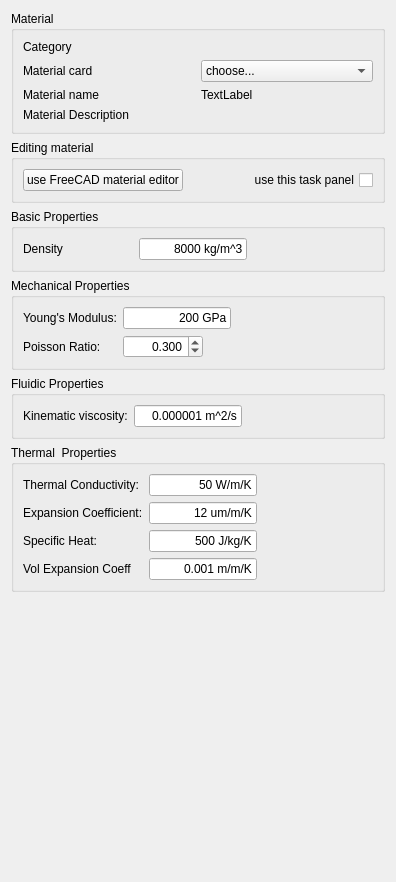
<?xml version="1.0" encoding="UTF-8"?>
<ui version="4.0">
 <class>FemMaterial</class>
 <widget class="QWidget" name="FemMaterial">
  <property name="geometry">
   <rect>
    <x>0</x>
    <y>0</y>
    <width>396</width>
    <height>882</height>
   </rect>
  </property>
  <property name="windowTitle">
   <string>FEM material</string>
  </property>
  <layout class="QVBoxLayout" name="verticalLayout">
   <item>
    <widget class="QGroupBox" name="groupBox_desc">
     <property name="maximumSize">
      <size>
       <width>16777215</width>
       <height>1677215</height>
      </size>
     </property>
     <property name="title">
      <string>Material</string>
     </property>
     <layout class="QVBoxLayout" name="verticalLayout_5">
      <item>
       <layout class="QGridLayout" name="gridLayout_2">
        <item row="1" column="1">
         <widget class="QLabel" name="label_category">
          <property name="text">
           <string/>
          </property>
         </widget>
        </item>
        <item row="1" column="0">
         <widget class="QLabel" name="label">
          <property name="text">
           <string>Category</string>
          </property>
         </widget>
        </item>
        <item row="2" column="1">
         <widget class="QComboBox" name="cb_materials">
          <item>
           <property name="text">
            <string>choose...</string>
           </property>
          </item>
         </widget>
        </item>
        <item row="2" column="0">
         <widget class="QLabel" name="label_2">
          <property name="text">
           <string>Material card</string>
          </property>
         </widget>
        </item>
        <item row="3" column="0">
         <widget class="QLabel" name="label_3">
          <property name="text">
           <string>Material name</string>
          </property>
         </widget>
        </item>
        <item row="3" column="1">
         <widget class="QLabel" name="l_mat_name">
          <property name="text">
           <string>TextLabel</string>
          </property>
         </widget>
        </item>
       </layout>
      </item>
      <item>
       <widget class="QLabel" name="l_mat_description">
        <property name="text">
         <string>Material Description</string>
        </property>
        <property name="wordWrap">
         <bool>true</bool>
        </property>
       </widget>
      </item>
     </layout>
    </widget>
   </item>
   <item>
    <widget class="QGroupBox" name="groupBox_basic_2">
     <property name="maximumSize">
      <size>
       <width>16777215</width>
       <height>1677215</height>
      </size>
     </property>
     <property name="title">
      <string>Editing material</string>
     </property>
     <layout class="QVBoxLayout" name="verticalLayout_28">
      <item>
       <layout class="QGridLayout" name="gridLayout_3">
        <item row="1" column="1">
         <widget class="QPushButton" name="pushButton_editMat">
          <property name="text">
           <string>use FreeCAD material editor</string>
          </property>
         </widget>
        </item>
        <item row="1" column="2">
         <widget class="QCheckBox" name="chbu_allow_edit">
          <property name="sizePolicy">
           <sizepolicy hsizetype="Expanding" vsizetype="Fixed">
            <horstretch>0</horstretch>
            <verstretch>0</verstretch>
           </sizepolicy>
          </property>
          <property name="layoutDirection">
           <enum>Qt::RightToLeft</enum>
          </property>
          <property name="text">
           <string>use this task panel</string>
          </property>
          <property name="checked">
           <bool>false</bool>
          </property>
         </widget>
        </item>
       </layout>
      </item>
     </layout>
    </widget>
   </item>
   <item>
    <widget class="QGroupBox" name="groupBox_basic">
     <property name="maximumSize">
      <size>
       <width>16777215</width>
       <height>1677215</height>
      </size>
     </property>
     <property name="title">
      <string>Basic Properties</string>
     </property>
     <layout class="QVBoxLayout" name="verticalLayout_27">
      <item>
       <layout class="QFormLayout" name="formLayout_20">
        <property name="fieldGrowthPolicy">
         <enum>QFormLayout::AllNonFixedFieldsGrow</enum>
        </property>
        <item row="4" column="0">
         <widget class="QLabel" name="label_8">
          <property name="text">
           <string>Density                     </string>
          </property>
         </widget>
        </item>
        <item row="4" column="1">
         <widget class="Gui::InputField" name="input_fd_density">
          <property name="sizePolicy">
           <sizepolicy hsizetype="Fixed" vsizetype="Fixed">
            <horstretch>0</horstretch>
            <verstretch>0</verstretch>
           </sizepolicy>
          </property>
          <property name="minimumSize">
           <size>
            <width>80</width>
            <height>20</height>
           </size>
          </property>
          <property name="text">
           <string>8000 kg/m^3</string>
          </property>
          <property name="alignment">
           <set>Qt::AlignRight|Qt::AlignTrailing|Qt::AlignVCenter</set>
          </property>
          <property name="singleStep" stdset="0">
           <double>2.000000000000000</double>
          </property>
          <property name="maximum" stdset="0">
           <double>2000000000.000000000000000</double>
          </property>
          <property name="unit" stdset="0">
           <string notr="true">kg/m^3</string>
          </property>
          <property name="decimals" stdset="0">
           <number>3</number>
          </property>
          <property name="value" stdset="0">
           <double>0.000000000000000</double>
          </property>
         </widget>
        </item>
       </layout>
      </item>
     </layout>
    </widget>
   </item>
   <item>
    <widget class="QGroupBox" name="groupBox_mechanical">
     <property name="maximumSize">
      <size>
       <width>16777215</width>
       <height>1677215</height>
      </size>
     </property>
     <property name="title">
      <string>Mechanical Properties</string>
     </property>
     <layout class="QVBoxLayout" name="verticalLayout_7">
      <item>
       <layout class="QFormLayout" name="formLayout">
        <property name="fieldGrowthPolicy">
         <enum>QFormLayout::AllNonFixedFieldsGrow</enum>
        </property>
        <item row="0" column="0">
         <widget class="QLabel" name="label_6">
          <property name="text">
           <string>Young's Modulus:</string>
          </property>
         </widget>
        </item>
        <item row="0" column="1">
         <widget class="Gui::InputField" name="input_fd_young_modulus">
          <property name="sizePolicy">
           <sizepolicy hsizetype="Fixed" vsizetype="Fixed">
            <horstretch>0</horstretch>
            <verstretch>0</verstretch>
           </sizepolicy>
          </property>
          <property name="minimumSize">
           <size>
            <width>80</width>
            <height>20</height>
           </size>
          </property>
          <property name="text">
           <string>200 GPa</string>
          </property>
          <property name="alignment">
           <set>Qt::AlignRight|Qt::AlignTrailing|Qt::AlignVCenter</set>
          </property>
          <property name="singleStep" stdset="0">
           <double>2.000000000000000</double>
          </property>
          <property name="maximum" stdset="0">
           <double>2000000000.000000000000000</double>
          </property>
          <property name="unit" stdset="0">
           <string notr="true">Pa</string>
          </property>
          <property name="decimals" stdset="0">
           <number>3</number>
          </property>
          <property name="value" stdset="0">
           <double>0.000000000000000</double>
          </property>
         </widget>
        </item>
        <item row="1" column="0">
         <widget class="QLabel" name="label_7">
          <property name="text">
           <string>Poisson Ratio:</string>
          </property>
         </widget>
        </item>
        <item row="1" column="1">
         <widget class="QDoubleSpinBox" name="spinBox_poisson_ratio">
          <property name="sizePolicy">
           <sizepolicy hsizetype="Fixed" vsizetype="Fixed">
            <horstretch>0</horstretch>
            <verstretch>0</verstretch>
           </sizepolicy>
          </property>
          <property name="minimumSize">
           <size>
            <width>80</width>
            <height>20</height>
           </size>
          </property>
          <property name="alignment">
           <set>Qt::AlignRight|Qt::AlignTrailing|Qt::AlignVCenter</set>
          </property>
          <property name="decimals">
           <number>3</number>
          </property>
          <property name="maximum">
           <double>1.000000000000000</double>
          </property>
          <property name="singleStep">
           <double>0.100000000000000</double>
          </property>
          <property name="value">
           <double>0.300000000000000</double>
          </property>
         </widget>
        </item>
       </layout>
      </item>
     </layout>
    </widget>
   </item>
   <item>
    <widget class="QGroupBox" name="groupBox_fluidic">
     <property name="maximumSize">
      <size>
       <width>16777215</width>
       <height>1677215</height>
      </size>
     </property>
     <property name="title">
      <string>Fluidic Properties</string>
     </property>
     <layout class="QVBoxLayout" name="verticalLayout_17">
      <item>
       <layout class="QFormLayout" name="formLayout_10">
        <property name="fieldGrowthPolicy">
         <enum>QFormLayout::AllNonFixedFieldsGrow</enum>
        </property>
        <item row="0" column="0">
         <widget class="QLabel" name="label_16">
          <property name="text">
           <string>Kinematic viscosity:</string>
          </property>
         </widget>
        </item>
        <item row="0" column="1">
         <widget class="Gui::InputField" name="input_fd_kinematic_viscosity">
          <property name="sizePolicy">
           <sizepolicy hsizetype="Fixed" vsizetype="Fixed">
            <horstretch>0</horstretch>
            <verstretch>0</verstretch>
           </sizepolicy>
          </property>
          <property name="minimumSize">
           <size>
            <width>80</width>
            <height>20</height>
           </size>
          </property>
          <property name="text">
           <string>0.000001 m^2/s</string>
          </property>
          <property name="alignment">
           <set>Qt::AlignRight|Qt::AlignTrailing|Qt::AlignVCenter</set>
          </property>
          <property name="singleStep" stdset="0">
           <double>0.000001000000000</double>
          </property>
          <property name="maximum" stdset="0">
           <double>1000.000000000000000</double>
          </property>
          <property name="unit" stdset="0">
           <string notr="true">m^2/s</string>
          </property>
          <property name="decimals" stdset="0">
           <number>6</number>
          </property>
          <property name="value" stdset="0">
           <double>0.000000000000000</double>
          </property>
         </widget>
        </item>
       </layout>
      </item>
     </layout>
    </widget>
   </item>
   <item>
    <widget class="QGroupBox" name="groupBox_thermal">
     <property name="maximumSize">
      <size>
       <width>16777215</width>
       <height>1677215</height>
      </size>
     </property>
     <property name="title">
      <string>Thermal  Properties</string>
     </property>
     <layout class="QVBoxLayout" name="verticalLayout_8">
      <item>
       <layout class="QFormLayout" name="formLayout_3">
        <property name="fieldGrowthPolicy">
         <enum>QFormLayout::AllNonFixedFieldsGrow</enum>
        </property>
        <item row="0" column="0">
         <widget class="QLabel" name="label_12">
          <property name="text">
           <string>Thermal Conductivity:</string>
          </property>
         </widget>
        </item>
        <item row="0" column="1">
         <widget class="Gui::InputField" name="input_fd_thermal_conductivity">
          <property name="sizePolicy">
           <sizepolicy hsizetype="Fixed" vsizetype="Fixed">
            <horstretch>0</horstretch>
            <verstretch>0</verstretch>
           </sizepolicy>
          </property>
          <property name="minimumSize">
           <size>
            <width>80</width>
            <height>20</height>
           </size>
          </property>
          <property name="text">
           <string>50 W/m/K</string>
          </property>
          <property name="alignment">
           <set>Qt::AlignRight|Qt::AlignTrailing|Qt::AlignVCenter</set>
          </property>
          <property name="singleStep" stdset="0">
           <double>2.000000000000000</double>
          </property>
          <property name="maximum" stdset="0">
           <double>2000000000.000000000000000</double>
          </property>
          <property name="unit" stdset="0">
           <string notr="true">W/m/K</string>
          </property>
          <property name="decimals" stdset="0">
           <number>3</number>
          </property>
          <property name="value" stdset="0">
           <double>0.000000000000000</double>
          </property>
         </widget>
        </item>
        <item row="1" column="0">
         <widget class="QLabel" name="label_expansion_coefficient">
          <property name="text">
           <string>Expansion Coefficient:</string>
          </property>
         </widget>
        </item>
        <item row="1" column="1">
         <widget class="Gui::InputField" name="input_fd_expansion_coefficient">
          <property name="sizePolicy">
           <sizepolicy hsizetype="Fixed" vsizetype="Fixed">
            <horstretch>0</horstretch>
            <verstretch>0</verstretch>
           </sizepolicy>
          </property>
          <property name="minimumSize">
           <size>
            <width>80</width>
            <height>20</height>
           </size>
          </property>
          <property name="text">
           <string>12 um/m/K</string>
          </property>
          <property name="alignment">
           <set>Qt::AlignRight|Qt::AlignTrailing|Qt::AlignVCenter</set>
          </property>
          <property name="singleStep" stdset="0">
           <double>2.000000000000000</double>
          </property>
          <property name="maximum" stdset="0">
           <double>2000000000.000000000000000</double>
          </property>
          <property name="unit" stdset="0">
           <string notr="true">m/m/K</string>
          </property>
          <property name="decimals" stdset="0">
           <number>3</number>
          </property>
          <property name="value" stdset="0">
           <double>0.000000000000000</double>
          </property>
         </widget>
        </item>
        <item row="2" column="0">
         <widget class="QLabel" name="label_14">
          <property name="text">
           <string>Specific Heat:</string>
          </property>
         </widget>
        </item>
        <item row="2" column="1">
         <widget class="Gui::InputField" name="input_fd_specific_heat">
          <property name="sizePolicy">
           <sizepolicy hsizetype="Fixed" vsizetype="Fixed">
            <horstretch>0</horstretch>
            <verstretch>0</verstretch>
           </sizepolicy>
          </property>
          <property name="minimumSize">
           <size>
            <width>80</width>
            <height>20</height>
           </size>
          </property>
          <property name="text">
           <string>500 J/kg/K</string>
          </property>
          <property name="alignment">
           <set>Qt::AlignRight|Qt::AlignTrailing|Qt::AlignVCenter</set>
          </property>
          <property name="singleStep" stdset="0">
           <double>2.000000000000000</double>
          </property>
          <property name="maximum" stdset="0">
           <double>2050000000.000000000000000</double>
          </property>
          <property name="unit" stdset="0">
           <string notr="true">J/kg/K</string>
          </property>
          <property name="decimals" stdset="0">
           <number>3</number>
          </property>
          <property name="value" stdset="0">
           <double>0.000000000000000</double>
          </property>
         </widget>
        </item>
        <item row="3" column="0">
         <widget class="QLabel" name="label_vol_expansion_coefficient">
          <property name="text">
           <string>Vol Expansion Coeff</string>
          </property>
         </widget>
        </item>
        <item row="3" column="1">
         <widget class="Gui::InputField" name="input_fd_vol_expansion_coefficient">
          <property name="sizePolicy">
           <sizepolicy hsizetype="Fixed" vsizetype="Fixed">
            <horstretch>0</horstretch>
            <verstretch>0</verstretch>
           </sizepolicy>
          </property>
          <property name="minimumSize">
           <size>
            <width>80</width>
            <height>20</height>
           </size>
          </property>
          <property name="text">
           <string>0.001 m/m/K</string>
          </property>
          <property name="alignment">
           <set>Qt::AlignRight|Qt::AlignTrailing|Qt::AlignVCenter</set>
          </property>
          <property name="singleStep" stdset="0">
           <double>0.001000000000000</double>
          </property>
          <property name="maximum" stdset="0">
           <double>1.000000000000000</double>
          </property>
          <property name="unit" stdset="0">
           <string notr="true">m/m/K</string>
          </property>
          <property name="decimals" stdset="0">
           <number>6</number>
          </property>
          <property name="value" stdset="0">
           <double>0.000000000000000</double>
          </property>
         </widget>
        </item>
       </layout>
      </item>
     </layout>
    </widget>
   </item>
   <item>
    <spacer name="verticalSpacer_2">
     <property name="orientation">
      <enum>Qt::Vertical</enum>
     </property>
     <property name="sizeHint" stdset="0">
      <size>
       <width>20</width>
       <height>40</height>
      </size>
     </property>
    </spacer>
   </item>
  </layout>
 </widget>
 <customwidgets>
  <customwidget>
   <class>Gui::InputField</class>
   <extends>QLineEdit</extends>
   <header>Gui/InputField.h</header>
  </customwidget>
 </customwidgets>
 <resources/>
 <connections/>
</ui>
